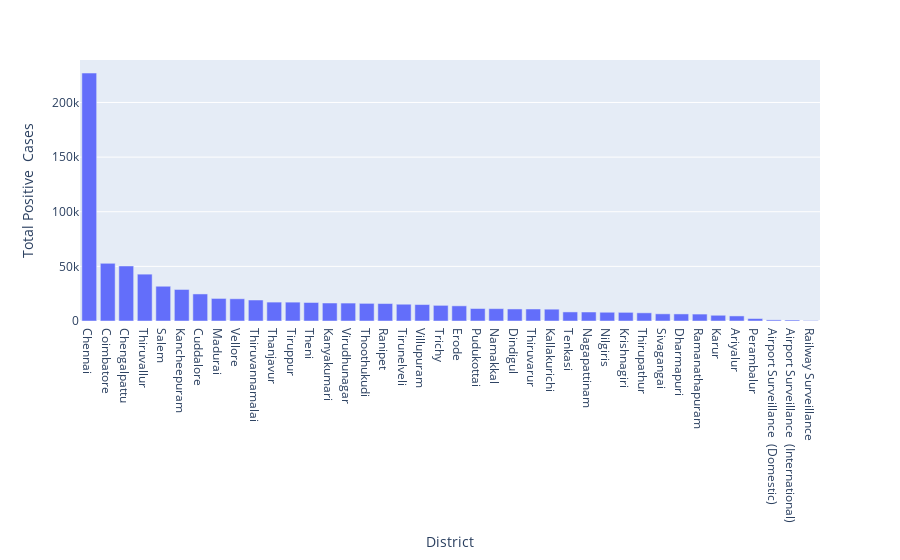

The code cell stored with this chart in its notebook:
### Code cell
fig = px.bar(data.sort_values("Total Positive  Cases", ascending=False), x="District", y="Total Positive  Cases")
fig.show()

### Figure 1 — Plotly figure (JSON) as saved in the notebook; plotly's stock layout.template omitted (floating-point values rounded to 4 significant figures)
{"data": [{"alignmentgroup": "True", "hovertemplate": "District=%{x}<br>Total Positive  Cases=%{y}<extra></extra>", "legendgroup": "", "marker": {"color": "#636efa"}, "name": "", "offsetgroup": "", "orientation": "v", "showlegend": false, "textposition": "auto", "type": "bar", "x": ["Chennai", "Coimbatore", "Chengalpattu", "Thiruvallur", "Salem", "Kancheepuram", "Cuddalore", "Madurai", "Vellore", "Thiruvannamalai", "Thanjavur", "Tiruppur", "Theni", "Kanyakumari", "Virudhunagar", "Thoothukudi", "Ranipet", "Tirunelveli", "Villupuram", "Trichy", "Erode", "Pudukottai", "Namakkal", "Dindigul", "Thiruvarur", "Kallakurichi", "Tenkasi", "Nagapattinam", "Nilgiris", "Krishnagiri", "Thirupathur", "Sivagangai", "Dharmapuri", "Ramanathapuram", "Karur", "Ariyalur", "Perambalur", "Airport Surveillance  (Domestic)", "Airport Surveillance  (International)", "Railway Surveillance"], "xaxis": "x", "y": [226937, 52821, 50362, 42884, 31815, 28858, 24761, 20645, 20339, 19212, 17300, 17265, 16942, 16466, 16415, 16132, 15972, 15360, 15058, 14310, 13880, 11439, 11309, 11019, 10992, 10822, 8303, 8231, 8012, 7921, 7488, 6560, 6471, 6346, 5248, 4644, 2258, 1026, 930, 428], "yaxis": "y"}], "layout": {"barmode": "relative", "legend": {"tracegroupgap": 0}, "margin": {"t": 60}, "xaxis": {"anchor": "y", "domain": [0, 1], "title": {"text": "District"}}, "yaxis": {"anchor": "x", "domain": [0, 1], "title": {"text": "Total Positive  Cases"}}}}
